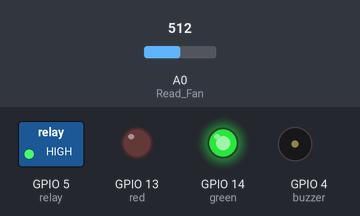
A sketch run on a simulated ESP8266 (NodeMCU). Parts: switched loads named in the sketch (green lamp = pin HIGH), output pins drawn as LEDs (lit = HIGH), buzzer (waves = sounding, pin HIGH). The inputs (shaded band) are chosen by the test bench; at power-on: A0 (Read_Fan) = 512.

Above: at 1.2 s.
1.3 s: A0 (Read_Fan) set to 805
2.8 s: A0 (Read_Fan) set to 829
At 3.4 s:
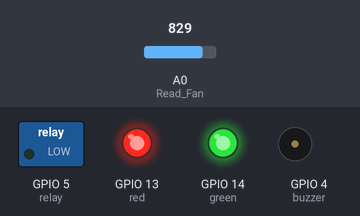
4.3 s: A0 (Read_Fan) set to 110
5.8 s: A0 (Read_Fan) set to 94
At 6.3 s:
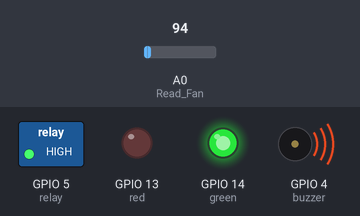
8.8 s: A0 (Read_Fan) set to 900
At 9.2 s:
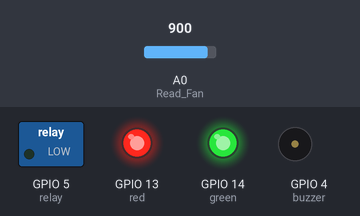
Timing chart, 0 to 11.3 s (numbered marks = the images above; inputs shaded):
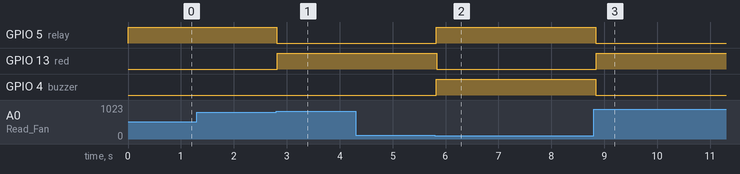

The sketch:

mayner8266.ino
```cpp
 #include "setting.h"
 #include"function.h"

void setup() {
  Serial.begin(115200);
  //serial speed
  WiFi.mode(WIFI_STA);
  //WiFi.disconnect();
  //Initialize ESP-NOW:
  if (esp_now_init() != 0) {
    while (1) {
      Serial.println("Error initializing ESP-NOW");
    }
    return;
  }
  //if esp now now not connect print ans while
  esp_now_set_self_role(ESP_NOW_ROLE_COMBO);
  esp_now_add_peer(broadcastAddress, ESP_NOW_ROLE_COMBO, 1, NULL, 0);
  esp_now_register_recv_cb(OnDataRecv);
  //esp now setting
  pinMode(relay, OUTPUT);
  pinMode(buzzer, OUTPUT);
  pinMode(red, OUTPUT);
  pinMode(green, OUTPUT);
  pinMode(blue, OUTPUT);
  digitalWrite(relay, HIGH);
  digitalWrite(buzzer, LOW);
  digitalWrite(red, LOW);
  digitalWrite(green, HIGH);
  digitalWrite(blue, HIGH);
}

void loop() {
  if (Read_Fan() <= 0.1 && EN1 == HIGH) {
    //Serial.println("fan is off");
    digitalWrite(relay, HIGH);
    digitalWrite(buzzer, HIGH);
    sendMesh(126, 4578);
    digitalWrite(red, LOW);
    digitalWrite(green, HIGH);
    digitalWrite(blue, HIGH);
    EN1 = LOW;
    EN2 = HIGH;
  }
  else if (Read_Fan() >= 0.8 && EN2 == HIGH) {
    //Serial.println("fan is on");
    digitalWrite(relay, LOW);
    digitalWrite(buzzer, LOW);
    sendMesh(278, 651);
    digitalWrite(red, HIGH);
    digitalWrite(green, LOW);
    digitalWrite(blue, HIGH);
    EN2 = LOW;
    EN1 = HIGH;
  }
  delay(100);
}
```

function.h
```cpp
typedef struct struct_message {
  int value1;
  int value2;
} struct_message;

struct_message Send;
struct_message Read;
// make struct for send and recive data

void OnDataRecv(uint8_t * mac, uint8_t *incomingData, uint8_t len) {
  memcpy(&Read, incomingData, sizeof(Read));
  Serial.print("Bytes received: ");
  Serial.println(len);
  Serial.println(Read.value1);
  Serial.println(Read.value2);
  if (Read.value1 == 4875) {
    digitalWrite(5, HIGH);
  }
  else if (Read.value1 == 451) {
    digitalWrite(5, LOW);
  }
}
//recive function

float Read_Fan() {
  float voltage = 0;
  float value = analogRead(A0);
  voltage = (value * 1) / 1024;
  return voltage;
}
void sendMesh(int Value1, int Value2) {
  Send.value1 = Value1;
  Send.value2 = Value2;
  esp_now_send(broadcastAddress, (uint8_t *) &Send, sizeof(Send));
  delay(10);
}
```

setting.h
```cpp
 String Version = "V2.4.7";

#include <ESP8266WiFi.h>
#include <espnow.h>
//libs
#define relay 5
#define buzzer 4
#define green 14
#define red 13
#define blue 14
//const

uint8_t broadcastAddress[] = {0xFF, 0xFF, 0xFF, 0xFF, 0xFF, 0xFF};
//spesial mac addres

const long interval = 2000;
unsigned long previousMillis = 0;
//for timer

bool EN1 = HIGH, EN2 = HIGH;
```

Measured:
- the behaviour switches between 819 and 820 on A0 (Read_Fan) (found by bisection; images 0 and 1)
- the behaviour switches between 103 and 102 on A0 (Read_Fan) (found by bisection; images 1 and 2)
- after the input at 1.3 s, every drawn part: stays the same
- after the input at 2.8 s, GPIO 5 (relay): HIGH → LOW at once; GPIO 13 (red): LOW → HIGH at once
- after the input at 4.3 s, every drawn part: stays the same
- after the input at 5.8 s, GPIO 5 (relay), GPIO 4 (buzzer): LOW → HIGH at once; GPIO 13 (red): HIGH → LOW at once
- after the input at 8.8 s, GPIO 5 (relay), GPIO 4 (buzzer): HIGH → LOW at once; GPIO 13 (red): LOW → HIGH after 0.05 s
